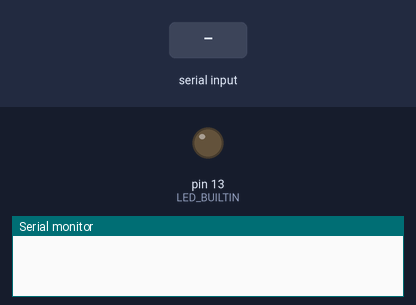
A sketch run on a simulated Arduino Uno, built with avr-gcc and run on an emulated ATmega328P. On the bench: output pins drawn as LEDs (lit = HIGH), the last lines printed to the serial monitor. The inputs (shaded band) are chosen by the test bench.

Above: at 1.3 s.
1.4 s: "a90\n" received over the second serial link
At 2.0 s:
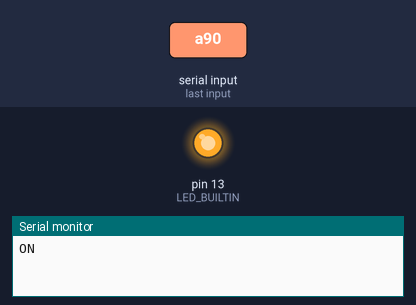
4.4 s: "b90\n" received over the second serial link
At 5.5 s:
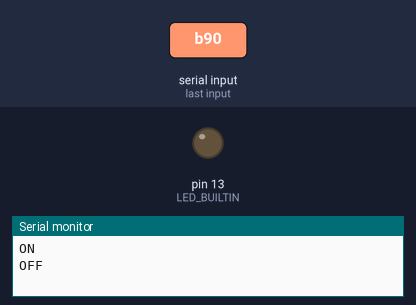
5.9 s: "a,45\n" received over the second serial link
At 6.6 s:
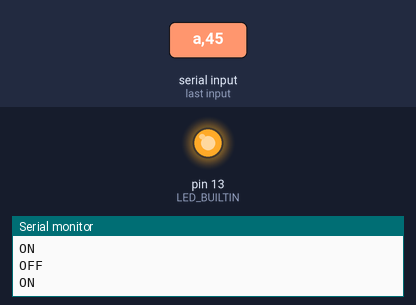
7.4 s: "b,45\n" received over the second serial link
At 7.8 s:
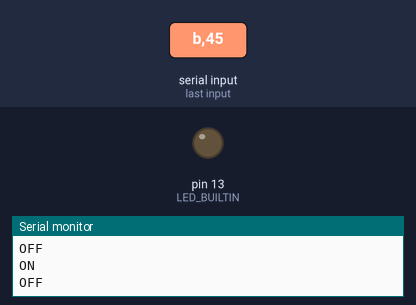
Timing chart, 0 to 9.9 s (numbered marks = the images above; inputs shaded):
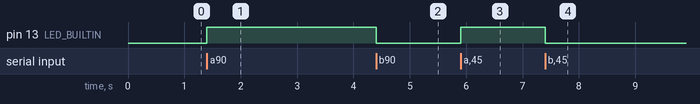

The sketch:

Bluetooth_02_inicio_2023.ino
```cpp
#include <SoftwareSerial.h>

// -------------------------------------------------------------
// Para configurar os parâmetros que fazem a comunicação com os
// o módulo HC-05, eu primeiro preciso definir outros dois pinos
// a partir de onde eu irei fazer a transmissão e recepção dos
// dados via bluetooth.
//
// Em termos de conexão digital (segue bovinamente), faça:
//
//  POWER ---------- 5V;
//  GND   ---------- GND;
//  TXD   ---------- D2;
//  RXD   ---------- D3;
// -------------------------------------------------------------
const int pinoRX  = 2; // pino DIGITAL 2, servindo como RX.
const int pinoTX  = 3; // pino DIGITAL 3, servindo como TX.

// Instanciando o bluetooth (podia ser qualquer nome).
SoftwareSerial bluetooth(pinoRX, pinoTX);

// String para receber os parâmetros do PWM.
String inString = "";
int pwm;


// -------------------------------------------------------------
//
//                             SETUP
//
// -------------------------------------------------------------
void setup(){
  // Inicializa o módulo seria (utilizada inicialmente para testes).
  Serial.begin(9600);

  // Um led para visualização de que os parâmetros de modo visual.
  pinMode(LED_BUILTIN, OUTPUT);

  // Inicialização da instância para o bluetooth
  bluetooth.begin(9600);

  // Para estabilização da rede.
  delay(100);
}


// -------------------------------------------------------------
//
//                             LOOP
//
// -------------------------------------------------------------
void loop(){

  // Enquanto houver dado disponível....
  // while( bluetooth.available() > 0 ){
  if( bluetooth.available() > 0 ){

    // Leia o dado que chegou
    int inChar = bluetooth.read();

    // Se o dado é um dígito, significa dizer que estamos entrando
    // na pegada da potência.
    if ( isDigit(inChar) ) {
      inString += (char)inChar;
    }
    if ( inChar == '*' ){
      pwm  = inString.toInt();
      Serial.println(pwm);
      inString = "";
    }


    // Recebendo flags.
    if(inChar == 'a'){
      digitalWrite(LED_BUILTIN, HIGH);
      Serial.println("ON");
    }
    if(inChar == 'b'){
      digitalWrite(LED_BUILTIN, LOW);
      Serial.println("OFF");
    }
  }
}
```

Bluetooth_01_inicio_2023.ino
```cpp

```

Measured:
- after the input at 1.4 s, pin 13 (LED_BUILTIN): LOW → HIGH at once
- after the input at 4.4 s, pin 13 (LED_BUILTIN): HIGH → LOW at once
- after the input at 5.9 s, pin 13 (LED_BUILTIN): LOW → HIGH at once
- after the input at 7.4 s, pin 13 (LED_BUILTIN): HIGH → LOW at once
